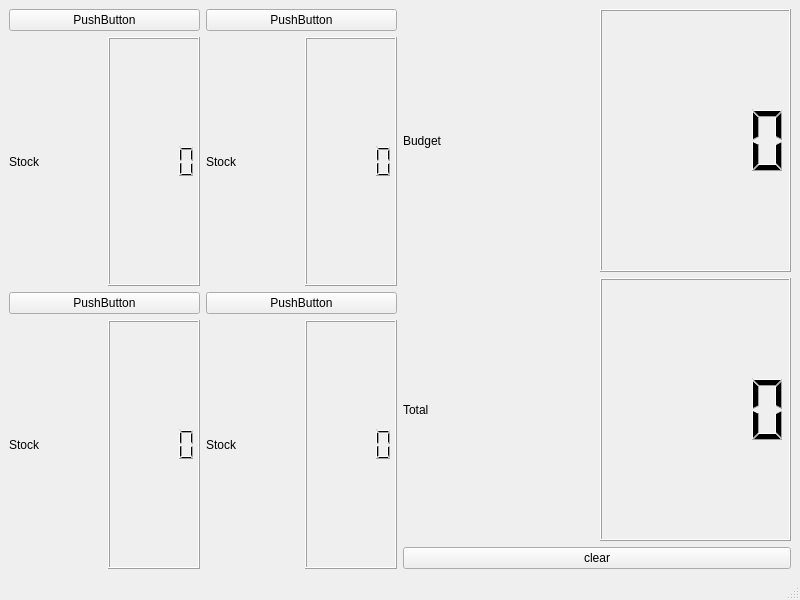
<?xml version="1.0" encoding="UTF-8"?>
<ui version="4.0">
 <class>MainWindow</class>
 <widget class="QMainWindow" name="MainWindow">
  <property name="geometry">
   <rect>
    <x>0</x>
    <y>0</y>
    <width>800</width>
    <height>600</height>
   </rect>
  </property>
  <property name="windowTitle">
   <string>MainWindow</string>
  </property>
  <widget class="QWidget" name="centralwidget">
   <layout class="QHBoxLayout" name="horizontalLayout">
    <item>
     <layout class="QGridLayout" name="gridLayout">
      <item row="0" column="1">
       <layout class="QVBoxLayout" name="verticalLayout_2">
        <item>
         <widget class="QPushButton" name="teaButton">
          <property name="text">
           <string>PushButton</string>
          </property>
         </widget>
        </item>
        <item>
         <layout class="QHBoxLayout" name="horizontalLayout_3">
          <item>
           <widget class="QLabel" name="drink2Label">
            <property name="text">
             <string>Stock</string>
            </property>
           </widget>
          </item>
          <item>
           <widget class="QLCDNumber" name="teaStockDisplay"/>
          </item>
         </layout>
        </item>
       </layout>
      </item>
      <item row="0" column="0">
       <layout class="QVBoxLayout" name="verticalLayout">
        <item>
         <widget class="QPushButton" name="coffeeButton">
          <property name="text">
           <string>PushButton</string>
          </property>
         </widget>
        </item>
        <item>
         <layout class="QHBoxLayout" name="horizontalLayout_2">
          <item>
           <widget class="QLabel" name="drink1Label">
            <property name="text">
             <string>Stock</string>
            </property>
           </widget>
          </item>
          <item>
           <widget class="QLCDNumber" name="coffeeStockDisplay"/>
          </item>
         </layout>
        </item>
       </layout>
      </item>
      <item row="1" column="0">
       <layout class="QVBoxLayout" name="verticalLayout_3">
        <item>
         <widget class="QPushButton" name="juiceButton">
          <property name="text">
           <string>PushButton</string>
          </property>
         </widget>
        </item>
        <item>
         <layout class="QHBoxLayout" name="horizontalLayout_4">
          <item>
           <widget class="QLabel" name="drink3Label">
            <property name="text">
             <string>Stock</string>
            </property>
           </widget>
          </item>
          <item>
           <widget class="QLCDNumber" name="juiceStockDisplay"/>
          </item>
         </layout>
        </item>
       </layout>
      </item>
      <item row="1" column="1">
       <layout class="QVBoxLayout" name="verticalLayout_4">
        <item>
         <widget class="QPushButton" name="waterButton">
          <property name="text">
           <string>PushButton</string>
          </property>
         </widget>
        </item>
        <item>
         <layout class="QHBoxLayout" name="horizontalLayout_5">
          <item>
           <widget class="QLabel" name="drink4Label">
            <property name="text">
             <string>Stock</string>
            </property>
           </widget>
          </item>
          <item>
           <widget class="QLCDNumber" name="waterStockDisplay"/>
          </item>
         </layout>
        </item>
       </layout>
      </item>
     </layout>
    </item>
    <item>
     <layout class="QVBoxLayout" name="verticalLayout_5">
      <item>
       <layout class="QHBoxLayout" name="horizontalLayout_6">
        <item>
         <widget class="QLabel" name="budgetLabel">
          <property name="text">
           <string>Budget</string>
          </property>
         </widget>
        </item>
        <item>
         <widget class="QLCDNumber" name="budgetDisplay"/>
        </item>
       </layout>
      </item>
      <item>
       <layout class="QHBoxLayout" name="horizontalLayout_7">
        <item>
         <widget class="QLabel" name="totalLabel">
          <property name="text">
           <string>Total</string>
          </property>
         </widget>
        </item>
        <item>
         <widget class="QLCDNumber" name="totalDisplay"/>
        </item>
       </layout>
      </item>
      <item>
       <widget class="QPushButton" name="clearButton">
        <property name="text">
         <string>clear</string>
        </property>
       </widget>
      </item>
     </layout>
    </item>
   </layout>
  </widget>
  <widget class="QMenuBar" name="menubar">
   <property name="geometry">
    <rect>
     <x>0</x>
     <y>0</y>
     <width>800</width>
     <height>25</height>
    </rect>
   </property>
  </widget>
  <widget class="QStatusBar" name="statusbar"/>
 </widget>
 <resources/>
 <connections/>
</ui>
